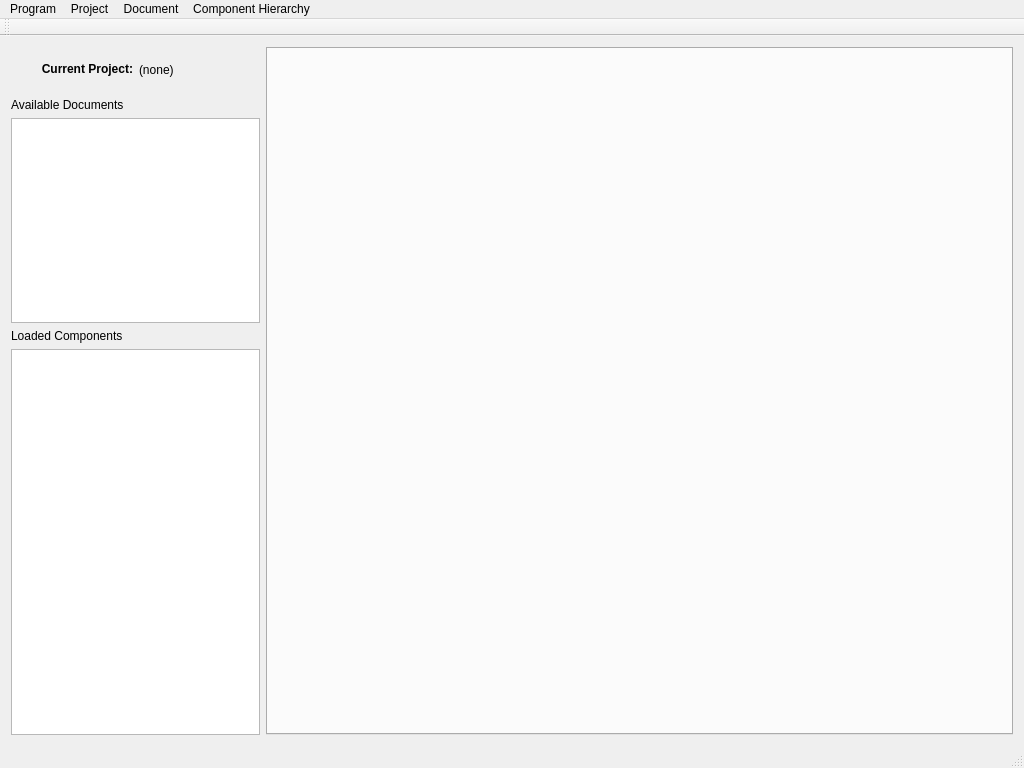
<?xml version="1.0" encoding="UTF-8"?>
<ui version="4.0">
 <class>MainWindow</class>
 <widget class="QMainWindow" name="MainWindow">
  <property name="geometry">
   <rect>
    <x>0</x>
    <y>0</y>
    <width>1024</width>
    <height>768</height>
   </rect>
  </property>
  <property name="windowTitle">
   <string>q2d</string>
  </property>
  <property name="windowIcon">
   <iconset resource="../icons.qrc">
    <normaloff>:/icons/ressources/icons/logo.svg</normaloff>:/icons/ressources/icons/logo.svg</iconset>
  </property>
  <widget class="QWidget" name="centralWidget">
   <layout class="QHBoxLayout" name="horizontalLayout" stretch="1,3">
    <item>
     <layout class="QVBoxLayout" name="layout_leftBar" stretch="1,5,9">
      <item>
       <layout class="QHBoxLayout" name="layout_projectName">
        <item>
         <widget class="QLabel" name="lbl_currentProject">
          <property name="text">
           <string>&lt;b&gt;Current Project:&lt;/b&gt;</string>
          </property>
          <property name="alignment">
           <set>Qt::AlignRight|Qt::AlignTrailing|Qt::AlignVCenter</set>
          </property>
         </widget>
        </item>
        <item>
         <widget class="QLabel" name="lbl_projectName">
          <property name="text">
           <string>(none)</string>
          </property>
         </widget>
        </item>
       </layout>
      </item>
      <item>
       <layout class="QVBoxLayout" name="layout_documents">
        <item>
         <widget class="QLabel" name="lbl_availableDocuments">
          <property name="text">
           <string>Available Documents</string>
          </property>
         </widget>
        </item>
        <item>
         <widget class="QListView" name="documentListView">
          <property name="editTriggers">
           <set>QAbstractItemView::EditKeyPressed</set>
          </property>
         </widget>
        </item>
       </layout>
      </item>
      <item>
       <layout class="QVBoxLayout" name="layout_componentHierarchy" stretch="0,0">
        <item>
         <widget class="QLabel" name="lbl_componentTree">
          <property name="text">
           <string>Loaded Components</string>
          </property>
         </widget>
        </item>
        <item>
         <widget class="q2d::gui::ComponentTreeView" name="componentTreeView">
          <property name="editTriggers">
           <set>QAbstractItemView::EditKeyPressed</set>
          </property>
          <property name="dragEnabled">
           <bool>true</bool>
          </property>
          <property name="iconSize">
           <size>
            <width>48</width>
            <height>48</height>
           </size>
          </property>
          <attribute name="headerVisible">
           <bool>false</bool>
          </attribute>
         </widget>
        </item>
       </layout>
      </item>
     </layout>
    </item>
    <item>
     <widget class="QTabWidget" name="schematicsTabWidget">
      <property name="currentIndex">
       <number>-1</number>
      </property>
      <property name="tabsClosable">
       <bool>true</bool>
      </property>
     </widget>
    </item>
   </layout>
  </widget>
  <widget class="QMenuBar" name="menuBar">
   <property name="geometry">
    <rect>
     <x>0</x>
     <y>0</y>
     <width>1024</width>
     <height>27</height>
    </rect>
   </property>
   <widget class="QMenu" name="menuFile">
    <property name="title">
     <string>Program</string>
    </property>
    <addaction name="action_resetSettings"/>
    <addaction name="separator"/>
    <addaction name="action_Exit"/>
   </widget>
   <widget class="QMenu" name="menuProject">
    <property name="title">
     <string>Project</string>
    </property>
    <addaction name="action_createProject"/>
    <addaction name="action_loadProject"/>
    <addaction name="action_saveProject"/>
    <addaction name="action_closeProject"/>
   </widget>
   <widget class="QMenu" name="menuDocument">
    <property name="title">
     <string>Document</string>
    </property>
    <addaction name="action_createDocument"/>
   </widget>
   <widget class="QMenu" name="menuComponents">
    <property name="title">
     <string>Component Hierarchy</string>
    </property>
    <addaction name="action_LoadLibrary"/>
    <addaction name="action_SaveLibrary"/>
    <addaction name="separator"/>
    <addaction name="action_AddComponentType"/>
    <addaction name="action_AddCategory"/>
    <addaction name="separator"/>
    <addaction name="action_ClearHierarchy"/>
   </widget>
   <addaction name="menuFile"/>
   <addaction name="menuProject"/>
   <addaction name="menuDocument"/>
   <addaction name="menuComponents"/>
  </widget>
  <widget class="QStatusBar" name="statusBar"/>
  <widget class="QToolBar" name="toolBar">
   <property name="windowTitle">
    <string>toolBar</string>
   </property>
   <attribute name="toolBarArea">
    <enum>TopToolBarArea</enum>
   </attribute>
   <attribute name="toolBarBreak">
    <bool>false</bool>
   </attribute>
  </widget>
  <action name="action_Exit">
   <property name="text">
    <string>Exit</string>
   </property>
  </action>
  <action name="action_createProject">
   <property name="text">
    <string>Create Project</string>
   </property>
   <property name="toolTip">
    <string>Create a new empty project and make it the current project</string>
   </property>
  </action>
  <action name="action_loadProject">
   <property name="text">
    <string>Load Project</string>
   </property>
  </action>
  <action name="action_saveProject">
   <property name="enabled">
    <bool>false</bool>
   </property>
   <property name="text">
    <string>Save Project</string>
   </property>
  </action>
  <action name="action_closeProject">
   <property name="text">
    <string>Close Project</string>
   </property>
  </action>
  <action name="action_createDocument">
   <property name="text">
    <string>Create Document</string>
   </property>
   <property name="toolTip">
    <string>Create a new empty document in the current project</string>
   </property>
  </action>
  <action name="action_resetSettings">
   <property name="text">
    <string>Reset Settings</string>
   </property>
  </action>
  <action name="action_LoadLibrary">
   <property name="text">
    <string>Load Library</string>
   </property>
  </action>
  <action name="action_SaveLibrary">
   <property name="text">
    <string>Save Library</string>
   </property>
  </action>
  <action name="action_AddComponentType">
   <property name="text">
    <string>Add Component Type</string>
   </property>
  </action>
  <action name="action_AddCategory">
   <property name="text">
    <string>Add Category</string>
   </property>
  </action>
  <action name="action_ClearHierarchy">
   <property name="text">
    <string>Clear Hierarchy</string>
   </property>
  </action>
 </widget>
 <layoutdefault spacing="6" margin="11"/>
 <customwidgets>
  <customwidget>
   <class>q2d::gui::ComponentTreeView</class>
   <extends>QTreeView</extends>
   <header>gui/ComponentTreeView.h</header>
  </customwidget>
 </customwidgets>
 <resources>
  <include location="../icons.qrc"/>
 </resources>
 <connections/>
</ui>
